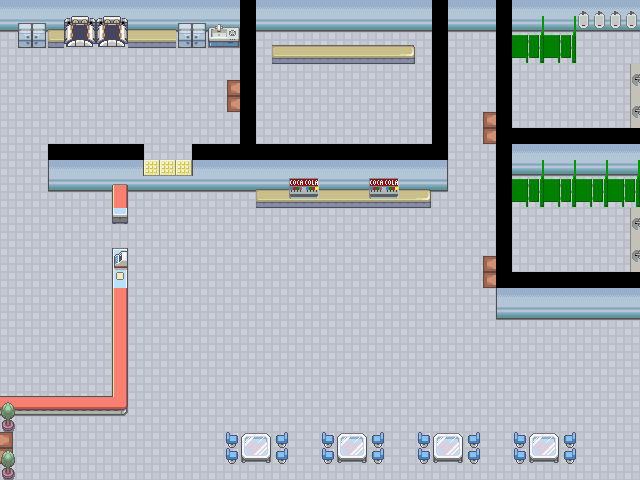

Rendered tile map (Tiled .tmx) drawn with the repository's tilesets; below, a short description and the map source with its tile grids summarised:
An orthogonal 40x30 tile map with 16x16 px tiles, 7 tile layers (ground, groundPlus, wall_collision, collision, ...), 4 tilesets.

<map version="1.0" orientation="orthogonal" width="40" height="30" tilewidth="16" tileheight="16">
 <tileset firstgid="1" name="tileset_compiled_3-23" tilewidth="16" tileheight="16">
  <image source="../tilesets/tileset_compiled_3-23.png" width="256" height="256" />
  <tile id="0">
   <properties>
    <property name="blocking" value="true" />
   </properties>
  </tile>
  <tile id="1">
   <properties>
    <property name="blocking" value="true" />
   </properties>
  </tile>
  <tile id="2">
   <properties>
    <property name="blocking" value="true" />
   </properties>
  </tile>
  <tile id="6">
   <properties>
    <property name="blocking" value="true" />
   </properties>
  </tile>
  <tile id="7">
   <properties>
    <property name="blocking" value="true" />
   </properties>
  </tile>
  <tile id="8">
   <properties>
    <property name="blocking" value="true" />
   </properties>
  </tile>
  <tile id="9">
   <properties>
    <property name="blocking" value="true" />
   </properties>
  </tile>
  <tile id="10">
   <properties>
    <property name="blocking " value="true" />
   </properties>
  </tile>
  <tile id="16">
   <properties>
    <property name="blocking" value="true" />
   </properties>
  </tile>
  <tile id="17">
   <properties>
    <property name="blocking" value="true" />
   </properties>
  </tile>
  <tile id="18">
   <properties>
    <property name="blocking" value="true" />
   </properties>
  </tile>
  <tile id="22">
   <properties>
    <property name="blocking" value="true" />
   </properties>
  </tile>
  <tile id="23">
   <properties>
    <property name="blocking" value="true" />
   </properties>
  </tile>
  <tile id="24">
   <properties>
    <property name="blocking" value="true" />
   </properties>
  </tile>
  <tile id="25">
   <properties>
    <property name="blocking" value="true" />
   </properties>
  </tile>
  <tile id="26">
   <properties>
    <property name="blocking" value="true" />
   </properties>
  </tile>
  <tile id="27">
   <properties>
    <property name="blocking" value="true" />
   </properties>
  </tile>
  <tile id="38">
   <properties>
    <property name="cleaning" value="true" />
   </properties>
  </tile>
  <tile id="48">
   <properties>
    <property name="blocking" value="true" />
   </properties>
  </tile>
  <tile id="51">
   <properties>
    <property name="blocking" value="true" />
   </properties>
  </tile>
  <tile id="52">
   <properties>
    <property name="blocking" value="true" />
   </properties>
  </tile>
  <tile id="53">
   <properties>
    <property name="blocking" value="true" />
   </properties>
  </tile>
  <tile id="64">
   <properties>
    <property name="blocking" value="true" />
   </properties>
  </tile>
  <tile id="65">
   <properties>
    <property name="blocking" value="true" />
   </properties>
  </tile>
  <tile id="67">
   <properties>
    <property name="blocking" value="true" />
   </properties>
  </tile>
  <tile id="68">
   <properties>
    <property name="blocking" value="true" />
   </properties>
  </tile>
  <tile id="69">
   <properties>
    <property name="blocking" value="true" />
   </properties>
  </tile>
  <tile id="71">
   <properties>
    <property name="blocking" value="true" />
   </properties>
  </tile>
  <tile id="80">
   <properties>
    <property name="blocking" value="true" />
   </properties>
  </tile>
  <tile id="81">
   <properties>
    <property name="blocking" value="true" />
   </properties>
  </tile>
  <tile id="83">
   <properties>
    <property name="blocking" value="true" />
   </properties>
  </tile>
  <tile id="85">
   <properties>
    <property name="blocking" value="true" />
   </properties>
  </tile>
  <tile id="86">
   <properties>
    <property name="blocking" value="true" />
   </properties>
  </tile>
  <tile id="87">
   <properties>
    <property name="blocking" value="true" />
   </properties>
  </tile>
  <tile id="89">
   <properties>
    <property name="blocking" value="true" />
   </properties>
  </tile>
  <tile id="96">
   <properties>
    <property name="blocking" value="true" />
   </properties>
  </tile>
  <tile id="97">
   <properties>
    <property name="blocking" value="true" />
   </properties>
  </tile>
  <tile id="98">
   <properties>
    <property name="blocking" value="true" />
   </properties>
  </tile>
  <tile id="99">
   <properties>
    <property name="blocking" value="true" />
   </properties>
  </tile>
  <tile id="100">
   <properties>
    <property name="blocking" value="true" />
   </properties>
  </tile>
  <tile id="101">
   <properties>
    <property name="blocking" value="true" />
   </properties>
  </tile>
  <tile id="102">
   <properties>
    <property name="blocking" value="true" />
   </properties>
  </tile>
  <tile id="103">
   <properties>
    <property name="blocking" value="true" />
   </properties>
  </tile>
  <tile id="105">
   <properties>
    <property name="blocking" value="true" />
   </properties>
  </tile>
 </tileset>
 <tileset firstgid="257" name="matted_tile" tilewidth="16" tileheight="16">
  <image source="../tilesets/matted_tile.png" width="16" height="16" />
  <tile id="0">
   <properties>
    <property name="blocking" value="true" />
   </properties>
  </tile>
 </tileset>
 <tileset firstgid="258" name="black_tile" tilewidth="16" tileheight="16">
  <image source="../tilesets/black_tile.png" width="16" height="16" />
 </tileset>
 <tileset firstgid="259" name="black_tile_blocking" tilewidth="16" tileheight="16">
  <image source="../tilesets/black_tile.png" width="16" height="16" />
  <tile id="0">
   <properties>
    <property name="blocking" value="true" />
   </properties>
  </tile>
 </tileset>
 <layer name="ground" width="40" height="30">
  <data>[1200 cells, 1200 non-empty, 1 distinct tile ids]</data>
 </layer>
 <layer name="groundPlus" width="40" height="30">
  <data>[1200 cells, 8 non-empty, 2 distinct tile ids]</data>
 </layer>
 <layer name="wall_collision" width="40" height="30">
  <data>[1200 cells, 213 non-empty, 11 distinct tile ids]</data>
 </layer>
 <layer name="collision" width="40" height="30">
  <properties>
   <property name="blocking" value="true" />
  </properties>
  <data>[1200 cells, 160 non-empty, 41 distinct tile ids]</data>
 </layer>
 <layer name="non_collision_mask" width="40" height="30">
  <data>[1200 cells, 105 non-empty, 14 distinct tile ids]</data>
 </layer>
 <layer name="decorative_collision" width="40" height="30">
  <data>[1200 cells, 20 non-empty, 3 distinct tile ids]</data>
 </layer>
 <layer name="cleaning" width="40" height="30">
  <data>[1200 cells, 9 non-empty, 1 distinct tile ids]</data>
 </layer>
</map>
